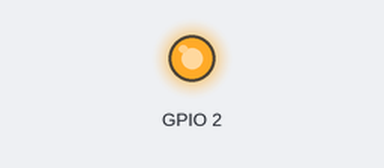
Recording of a program running on a simulated Raspberry Pi (BCM pin numbers). On the bench: output pins drawn as LEDs (lit = HIGH). At 20.0 s the program stops and its outputs stay as they are.

Above: at 1.0 s.
At 3.0 s:
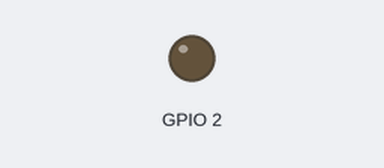
Timing chart, 0 to 5.2 s (numbered marks = the images above):
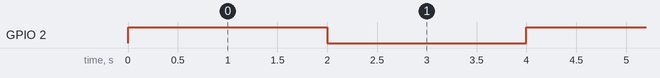

Measured:
- by itself, GPIO 2: alternates HIGH for 2.0 s and LOW for 2.0 s, 10 changes in all, then stays LOW

The program:

code5_LED.py
```python
# -*- coding: utf-8 -*-

import RPi.GPIO as GPIO
from time import sleep

GPIO.setmode(GPIO.BCM)
GPIO.setup(2, GPIO.OUT)

for i in range(5):
    GPIO.output(2, True)
    sleep(2)
    GPIO.output(2, False)
    sleep(2)

GPIO.cleanup()
```
